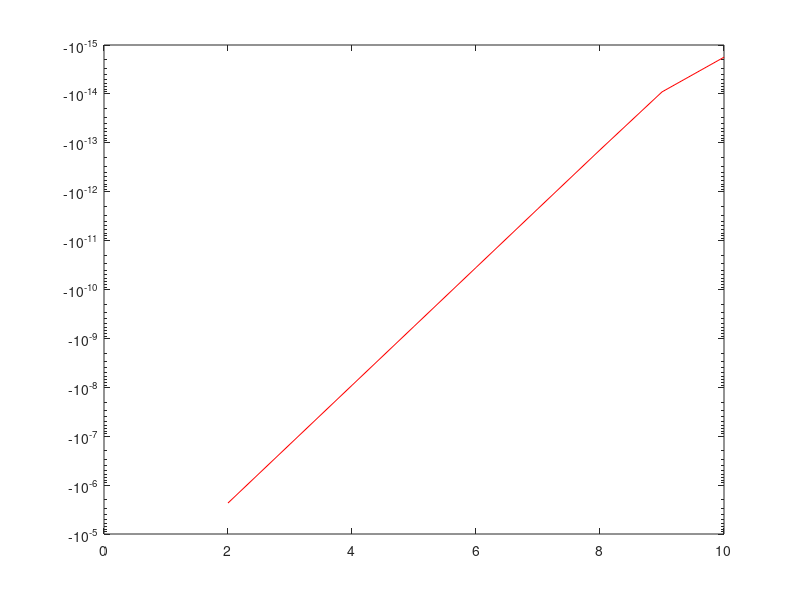

Write MATLAB code to recreate this figure.
function res = simpson()
  
  %Setting global variables
  
  A = 0;
  B = 1;
  Area = exp(B) - exp(A); %Integral of exp(x) from 0 to 1 with respect to x
  
  %Zerlegung des Intervalls [0, 1] in n = 2^N Teilintervalle mit N = 2,... ,10
  for i = 2:10
    sum = 0;
    Intervall = linspace(A, B, pow2(i)+1);
    
    %Berechnung des Integrals ueber Teilintervall mit Simpsonformel
    for j = 1:pow2(i)
      a = Intervall(j);
      b = Intervall(j+1);
      I = (b - a)/6 * (exp(a) + 4 * exp((a + b)/2) + exp(b));
      sum = sum + I;
    endfor
    
    %Berechnung der Differenz zwischen analytischem und numerischem Ergebnis
    x(i) = i;
    y(i) = Area - sum;
    
  endfor
  
  %Plotten des Graphs mit logarithmischre Y-Achse
  semilogy(x, y, "r-");
endfunction
